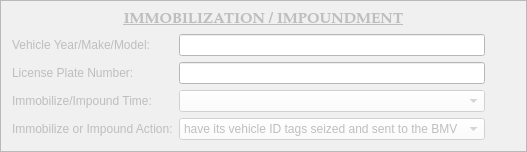
        <widget class="QFrame" name="impoundment_frame">
         <property name="enabled">
          <bool>false</bool>
         </property>
         <property name="styleSheet">
          <string notr="true">background-color: rgb(240, 240, 240);</string>
         </property>
         <property name="frameShape">
          <enum>QFrame::StyledPanel</enum>
         </property>
         <property name="frameShadow">
          <enum>QFrame::Raised</enum>
         </property>
         <layout class="QGridLayout" name="gridLayout_10" columnstretch="1,2,0,0,0,0,0">
          <item row="0" column="0" colspan="7">
           <widget class="QLabel" name="label_13">
            <property name="font">
             <font>
              <family>Palatino Linotype</family>
              <pointsize>11</pointsize>
              <weight>75</weight>
              <italic>false</italic>
              <bold>true</bold>
              <underline>true</underline>
             </font>
            </property>
            <property name="text">
             <string>IMMOBILIZATION / IMPOUNDMENT</string>
            </property>
            <property name="alignment">
             <set>Qt::AlignCenter</set>
            </property>
           </widget>
          </item>
          <item row="2" column="0">
           <widget class="QLabel" name="label_3">
            <property name="text">
             <string>License Plate Number:</string>
            </property>
           </widget>
          </item>
          <item row="1" column="1">
           <widget class="QLineEdit" name="vehicle_make_model_box">
            <property name="styleSheet">
             <string notr="true">background-color: rgb(255, 255, 255);</string>
            </property>
           </widget>
          </item>
          <item row="1" column="0">
           <widget class="QLabel" name="label_28">
            <property name="text">
             <string>Vehicle Year/Make/Model:</string>
            </property>
           </widget>
          </item>
          <item row="3" column="0">
           <widget class="QLabel" name="label_20">
            <property name="text">
             <string>Immobilize/Impound Time:</string>
            </property>
           </widget>
          </item>
          <item row="2" column="1">
           <widget class="QLineEdit" name="vehicle_license_plate_box">
            <property name="styleSheet">
             <string notr="true">background-color: rgb(255, 255, 255);</string>
            </property>
           </widget>
          </item>
          <item row="3" column="1">
           <widget class="QComboBox" name="vehicle_impound_time_box">
            <property name="focusPolicy">
             <enum>Qt::StrongFocus</enum>
            </property>
            <property name="styleSheet">
             <string notr="true">background-color: rgb(255, 255, 255);</string>
            </property>
            <item>
             <property name="text">
              <string/>
             </property>
            </item>
            <item>
             <property name="text">
              <string>30 days</string>
             </property>
            </item>
            <item>
             <property name="text">
              <string>60 days</string>
             </property>
            </item>
            <item>
             <property name="text">
              <string>90 days</string>
             </property>
            </item>
            <item>
             <property name="text">
              <string>180 days</string>
             </property>
            </item>
           </widget>
          </item>
          <item row="4" column="0">
           <widget class="QLabel" name="label_31">
            <property name="text">
             <string>Immobilize or Impound Action:</string>
            </property>
           </widget>
          </item>
          <item row="4" column="1">
           <widget class="QComboBox" name="vehicle_impound_action_box">
            <property name="focusPolicy">
             <enum>Qt::StrongFocus</enum>
            </property>
            <property name="styleSheet">
             <string notr="true">background-color: rgb(255, 255, 255);</string>
            </property>
            <item>
             <property name="text">
              <string>have its vehicle ID tags seized and sent to the BMV</string>
             </property>
            </item>
            <item>
             <property name="text">
              <string>be immobilized</string>
             </property>
            </item>
           </widget>
          </item>
         </layout>
        </widget>
